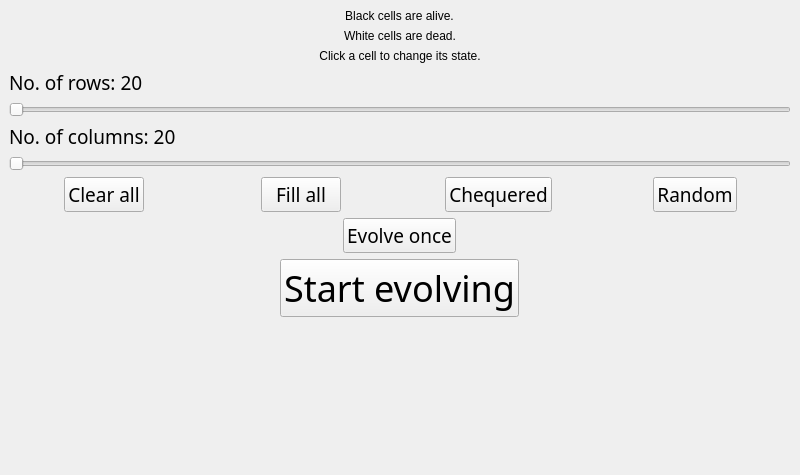
<?xml version="1.0" encoding="UTF-8"?>
<ui version="4.0">
 <class>MainWindow</class>
 <widget class="QMainWindow" name="MainWindow">
  <property name="geometry">
   <rect>
    <x>0</x>
    <y>0</y>
    <width>800</width>
    <height>475</height>
   </rect>
  </property>
  <property name="windowTitle">
   <string>Conway's Game Of Life</string>
  </property>
  <widget class="QWidget" name="centralwidget">
   <layout class="QGridLayout" name="gridLayout_2">
    <item row="0" column="0">
     <layout class="QHBoxLayout" name="mainLayout">
      <item>
       <layout class="QVBoxLayout" name="controlLayout">
        <item alignment="Qt::AlignHCenter">
         <widget class="QLabel" name="liveCellColourInfo">
          <property name="styleSheet">
           <string notr="true">font: 22pt &quot;Trebuchet MS&quot;;</string>
          </property>
          <property name="text">
           <string>Black cells are alive.</string>
          </property>
          <property name="alignment">
           <set>Qt::AlignHCenter|Qt::AlignTop</set>
          </property>
         </widget>
        </item>
        <item alignment="Qt::AlignHCenter">
         <widget class="QLabel" name="deadCellColourInfo">
          <property name="styleSheet">
           <string notr="true">font: 22pt &quot;Trebuchet MS&quot;;</string>
          </property>
          <property name="text">
           <string>White cells are dead.</string>
          </property>
          <property name="alignment">
           <set>Qt::AlignHCenter|Qt::AlignTop</set>
          </property>
         </widget>
        </item>
        <item alignment="Qt::AlignHCenter">
         <widget class="QLabel" name="clickInfo">
          <property name="styleSheet">
           <string notr="true">font: 22pt &quot;Trebuchet MS&quot;;</string>
          </property>
          <property name="text">
           <string>Click a cell to change its state.</string>
          </property>
          <property name="alignment">
           <set>Qt::AlignHCenter|Qt::AlignTop</set>
          </property>
         </widget>
        </item>
        <item>
         <widget class="QLabel" name="rowCountSliderInfo">
          <property name="font">
           <font>
            <family>Trebuchet MS</family>
            <pointsize>14</pointsize>
           </font>
          </property>
          <property name="text">
           <string>No. of rows: 20</string>
          </property>
          <property name="alignment">
           <set>Qt::AlignBottom|Qt::AlignLeading|Qt::AlignLeft</set>
          </property>
         </widget>
        </item>
        <item>
         <widget class="QSlider" name="rowCountSlider">
          <property name="orientation">
           <enum>Qt::Horizontal</enum>
          </property>
         </widget>
        </item>
        <item>
         <widget class="QLabel" name="columnCountSliderInfo">
          <property name="font">
           <font>
            <family>Trebuchet MS</family>
            <pointsize>14</pointsize>
           </font>
          </property>
          <property name="text">
           <string>No. of columns: 20</string>
          </property>
          <property name="alignment">
           <set>Qt::AlignBottom|Qt::AlignLeading|Qt::AlignLeft</set>
          </property>
         </widget>
        </item>
        <item>
         <widget class="QSlider" name="columnCountSlider">
          <property name="orientation">
           <enum>Qt::Horizontal</enum>
          </property>
         </widget>
        </item>
        <item>
         <layout class="QHBoxLayout" name="cellPopulationOptionsLayout">
          <item alignment="Qt::AlignHCenter">
           <widget class="QPushButton" name="emptyGridButton">
            <property name="font">
             <font>
              <family>Trebuchet MS</family>
              <pointsize>14</pointsize>
             </font>
            </property>
            <property name="text">
             <string>Clear all</string>
            </property>
           </widget>
          </item>
          <item alignment="Qt::AlignHCenter">
           <widget class="QPushButton" name="filledGridButton">
            <property name="font">
             <font>
              <family>Trebuchet MS</family>
              <pointsize>14</pointsize>
             </font>
            </property>
            <property name="text">
             <string>Fill all</string>
            </property>
           </widget>
          </item>
          <item alignment="Qt::AlignHCenter">
           <widget class="QPushButton" name="chequeredGridButton">
            <property name="font">
             <font>
              <family>Trebuchet MS</family>
              <pointsize>14</pointsize>
             </font>
            </property>
            <property name="text">
             <string>Chequered</string>
            </property>
           </widget>
          </item>
          <item alignment="Qt::AlignHCenter">
           <widget class="QPushButton" name="randomGridButton">
            <property name="font">
             <font>
              <family>Trebuchet MS</family>
              <pointsize>14</pointsize>
             </font>
            </property>
            <property name="text">
             <string>Random</string>
            </property>
           </widget>
          </item>
         </layout>
        </item>
        <item alignment="Qt::AlignHCenter">
         <widget class="QPushButton" name="evolveOnceButton">
          <property name="font">
           <font>
            <family>Trebuchet MS</family>
            <pointsize>14</pointsize>
           </font>
          </property>
          <property name="text">
           <string>Evolve once</string>
          </property>
         </widget>
        </item>
        <item alignment="Qt::AlignHCenter">
         <widget class="QPushButton" name="startOrStopEvolvingButton">
          <property name="font">
           <font>
            <family>Trebuchet MS</family>
            <pointsize>27</pointsize>
           </font>
          </property>
          <property name="text">
           <string>Start evolving</string>
          </property>
         </widget>
        </item>
        <item>
         <spacer name="controlVerticalSpacer">
          <property name="orientation">
           <enum>Qt::Vertical</enum>
          </property>
          <property name="sizeHint" stdset="0">
           <size>
            <width>20</width>
            <height>40</height>
           </size>
          </property>
         </spacer>
        </item>
       </layout>
      </item>
      <item>
       <layout class="QVBoxLayout" name="gridLayout"/>
      </item>
     </layout>
    </item>
   </layout>
  </widget>
 </widget>
 <resources/>
 <connections/>
</ui>
